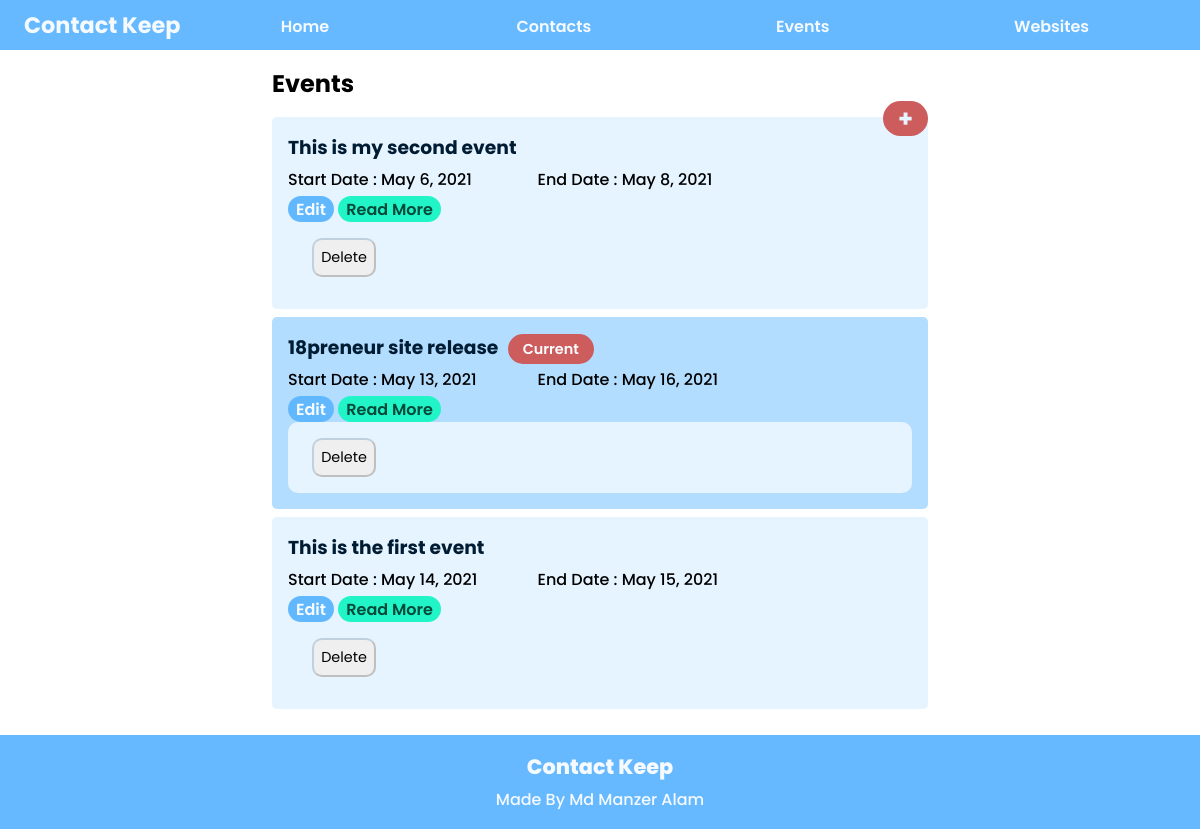
Page /events/ on the earlier database version.
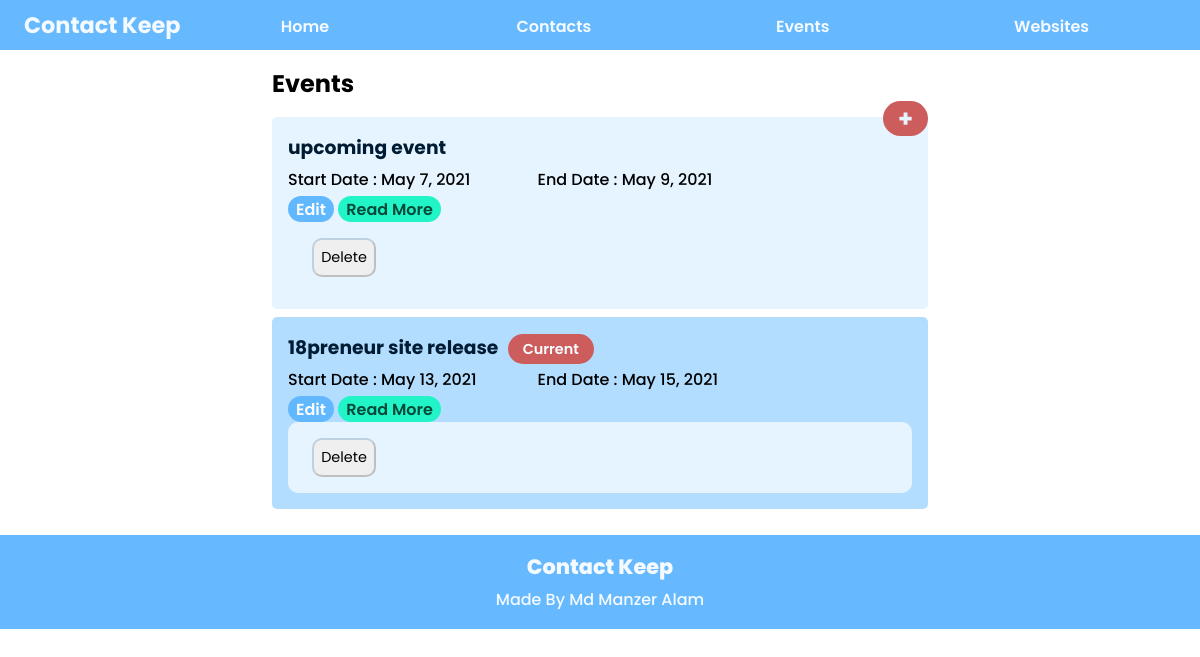
Same page on the later database version.
### contactkeep/models.py (models this page shows, shortened)
class Event(models.Model):
    name = models.CharField("Event Name",max_length=150)
    start_date = models.DateField("start date")
    end_date = models.DateField("end date")
    current = models.BooleanField("Current Event",default=False)

### contactkeep/views.py (the view, shortened to what this page needs)
# urls.py: path('events/',views.events,name='events'),
def events(request):
    all_events = Event.objects.order_by('start_date')
    context = {
        'list_of_events' : all_events,
    }
    return render(request,'contactkeep/events.html',context)

### contactkeep/templates/contactkeep/events.html (shortened to what this page needs)
{% load static %}
<!DOCTYPE html>
<html lang="en">
<head>
    <link rel="stylesheet" type="text/css" href="{% static 'contactkeep/events.css' %}">
</head>
{% include 'contactkeep/snippets/navigation.html' %}
<body>
    <main>
        <h2>Events</h2>
        <section id="add-event">
            <button id="btn-add-event" onclick="toggleForm()">+</button>
        </section>
        <section class="events-holder">
            {% for event in list_of_events %}
                {% if event.current == True %}
                    <section class="event-holder current">
                        <h3>{{event.name}}<span id="current-tag">Current</span></h3>
                {% else %}
                    <section class="event-holder">
                        <h3>{{event.name}}</h3>
                {% endif %}
                    <div class="date-holder">
                        <h4>Start Date : {{event.start_date}}</h4>
                        <h4>End Date : {{event.end_date}}</h4>
                    </div>
                    <a href="{% url 'contactkeep:event_edit' event.id %}" class="edit-link">Edit</a>
                    <a href="{% url 'contactkeep:event_details' event.id %}" class="edit-link read-more">Read More</a>
                    <form action="" method="post" enctype="multipart/form-data" class="delete-form">
                        <input type="submit" value="Delete" class="del-btn" name="event-delete">
                    </form>
                </section>
            {% endfor %}
        </section>
    </main>
</body>
{% include 'contactkeep/snippets/footer.html' %}
</html>

Differences in the rows shown:
removed Event: name "This is my second event", start_date "May 6, 2021", end_date "May 8, 2021"
removed Event: name "This is the first event", start_date "May 14, 2021", end_date "May 15, 2021"
added Event: name "upcoming event", start_date "May 7, 2021", end_date "May 9, 2021"
changed Event "18preneur site release": end_date "May 16, 2021" → "May 15, 2021"
